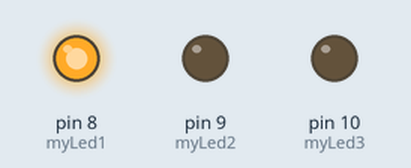
Bench run of a sketch on a simulated Arduino Uno, built with avr-gcc and run on an emulated ATmega328P. Shown: output pins drawn as LEDs (lit = HIGH).

Above: at 0.5 s.
At 1.05 s:
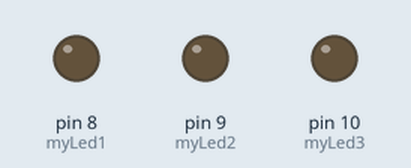
At 1.82 s:
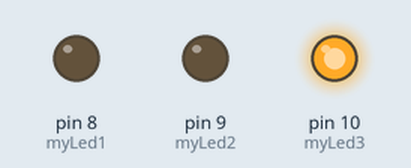
At 3.4 s:
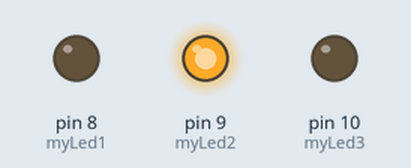
Timing chart, 0 to 4.7 s (numbered marks = the images above):
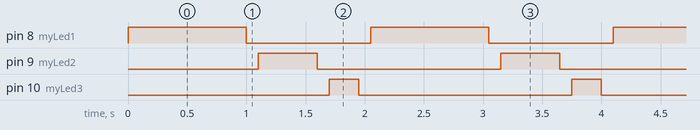

The sketch:

Week_5_int_blink.ino
```cpp
int myLed1 = 8;
int myLed2 = 9;
int myLed3 = 10;

void setup() {
  pinMode(myLed1, OUTPUT);
  pinMode(myLed2, OUTPUT);
  pinMode(myLed3, OUTPUT);
}

void loop() {
  digitalWrite(myLed1, HIGH);
  delay(1000);
  digitalWrite(myLed1, LOW);
  delay(100);
  digitalWrite(myLed2, HIGH);
  delay(500);
  digitalWrite(myLed2, LOW);
  delay(100);
  digitalWrite(myLed3, HIGH);
  delay(250);
  digitalWrite(myLed3, LOW);
  delay(100);


}
```

Measured:
- by itself, pin 8 (myLed1): alternates HIGH for 1.0 s and LOW for 1.1 s
- by itself, pin 9 (myLed2): alternates HIGH for 0.50 s and LOW for 1.6 s
- by itself, pin 10 (myLed3): alternates HIGH for 0.25 s and LOW for 1.8 s
